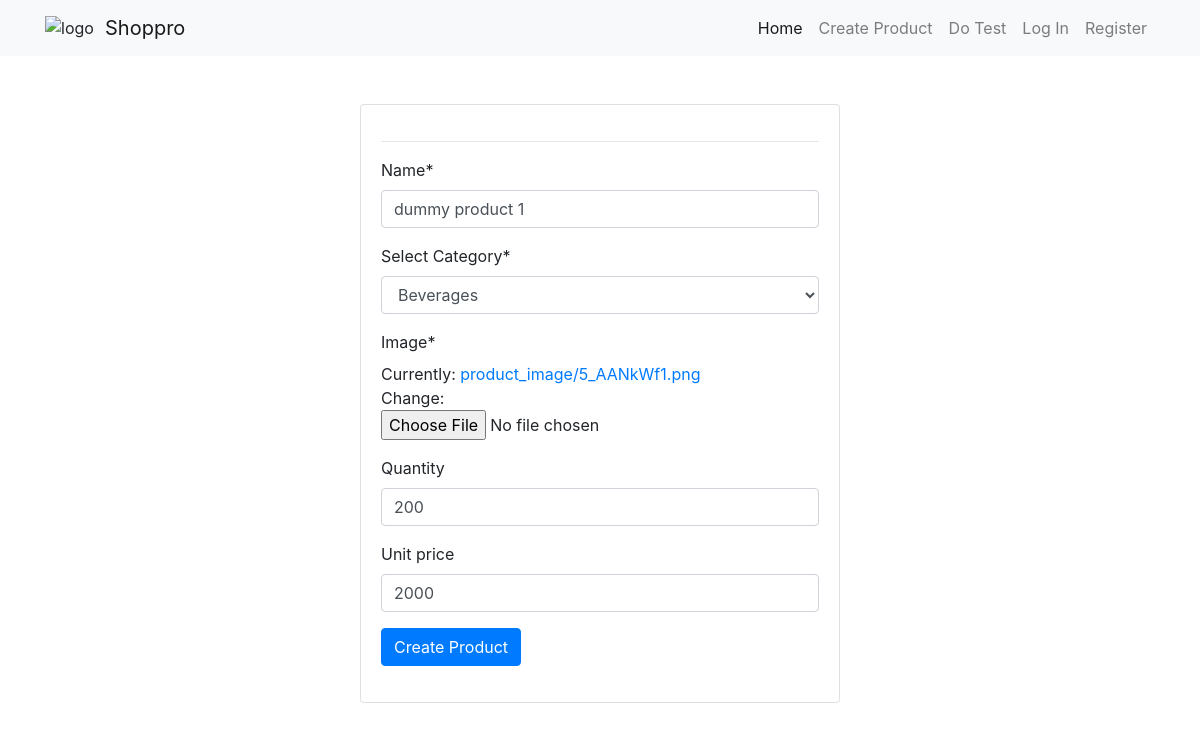
The app's page /update/1/ with its own data.
### products/models.py (models this page shows, shortened)
class TheProduct(models.Model):
    DEPTS = (
        ('Pastries', 'Pastries'),
        ('Beverages', 'Beverages'),
        ('Wine', 'Wine'),
        ('Detergents', 'Detergents'),
    )
    name = models.CharField('Name', max_length=20, unique=True)
    category = models.CharField(verbose_name='Select Category', max_length=20, choices=DEPTS)
    image = models.ImageField(upload_to='product_image')
    quantity = models.IntegerField(null=True, blank=True)
    unit_price = models.IntegerField(blank=True, null=True)

### products/views.py (the view)
# urls.py: path('update/<int:pk>/', update, name='update'),
def update(request, pk):
    Up_Product = get_object_or_404(TheProduct, pk=pk)
    if request.method == 'POST':
        form = TheProductForm(request.POST, request.FILES, instance=Up_Product)
        if form.is_valid():
            Up_Product = form.save(commit=False)
            Up_Product.save()
            return redirect('products:home')
    else:
        form = TheProductForm(instance=Up_Product)
    return render(request, 'products/editproducts.html', {
        'form': form
    })

### products/forms.py
class TheProductForm(forms.ModelForm):
    class Meta:
        model = TheProduct
        fields = "__all__"

### templates/products/editproducts.html (shortened to what this page needs)
{% extends 'base.html' %}
{% load crispy_forms_tags %}
{% block page_content %}
<div class="row justify-content-center m-5" data-aos="fade-down" data-aos-easing="linear" data-aos-duration="1000">
    <div id="card" class="card " style="width: 30rem;">
        <div class="card-body">
            <hr>
            <form action="" method="post" enctype="multipart/form-data">
                <div class="form-group">
                    {{ form|crispy }}
                    <div id="button">
                        <button type="submit" class="btn btn-primary">Create Product</button>
                    </div>
                </div>
            </form>
        </div>
    </div>
</div>
{% endblock page_content %}

### records on screen
TheProduct: name "dummy product 1", category "Beverages", quantity "200", unit_price "2000"
